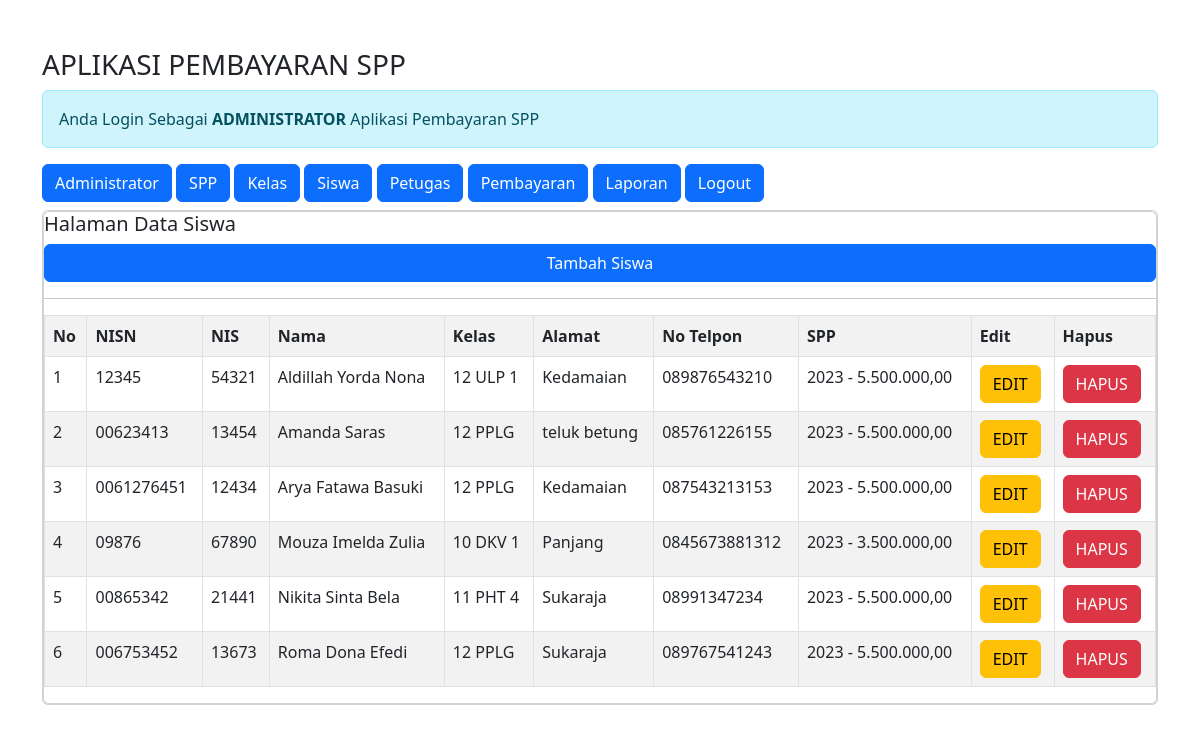
The app's page /pembayaran_ukk/admin/admin.php?url=siswa (signed in) with its own data.
### tables this page shows
CREATE TABLE `siswa` (
  `nisn` char(10) NOT NULL,
  `nis` char(8) NOT NULL,
  `nama` varchar(50) NOT NULL,
  `id_kelas` int(11) NOT NULL,
  `alamat` text NOT NULL,
  `no_telp` varchar(13) NOT NULL,
  `id_spp` int(11) NOT NULL
);

CREATE TABLE `kelas` (
  `id_kelas` int(11) NOT NULL,
  `nama_kelas` varchar(10) NOT NULL,
  `kopetensi_keahlian` varchar(50) NOT NULL
);

CREATE TABLE `spp` (
  `id_spp` int(11) NOT NULL,
  `tahun` int(11) NOT NULL,
  `nominal` int(11) NOT NULL
);

### pembayaran_ukk/admin/siswa.php (the view)
<h5>Halaman Data Siswa</h5>
<a href="?url=tambah-siswa" class="btn btn-primary"> Tambah Siswa </a>
<hr>
<table class="table table-striped table-bordered">
	<tr class="fw-bold">
		<td>No</td>
		<td>NISN</td>
		<td>NIS</td>
		<td>Nama</td>
		<td>Kelas</td>
		<td>Alamat</td>
		<td>No Telpon</td>
		<td>SPP</td>
		<td>Edit</td>
		<td>Hapus</td>
	</tr>
	<?php
	include'../koneksi.php';
	$no = 1;
	$sql = "SELECT*FROM siswa,spp,kelas WHERE siswa.id_kelas=kelas.id_kelas AND siswa.id_spp=spp.id_spp ORDER By nama ASC ";
	$query = mysqli_query($koneksi, $sql);
	foreach ($query as $data){ ?>
		<tr>
			<td><?= $no++; ?></td>
			<td><?= $data['nisn'] ?></td>
			<td><?= $data['nis'] ?></td>
			<td><?= $data['nama'] ?></td>
			<td><?= $data['nama_kelas'] ?></td>
			<td><?= $data['alamat'] ?></td>
			<td><?= $data['no_telp'] ?></td>
			<td><?= $data['tahun'] ?> - <?= number_format($data['nominal'],2,',','.'); ?></td>
			<td>
				<a href="?url=edit-siswa&nisn=<?= $data['nisn'] ?>" class='btn btn-warning'>EDIT</a>
			</td>
			<td>
				<a onclick="return confirm('Apakah Anda Yakin Ingin Menghapus Data')"href="?url=hapus-siswa&nisn=<?= $data['nisn'] ?>" class='btn btn-danger'>HAPUS</a>
			</td>
		</tr>
    <?php } ?>
</table>

### records on screen
siswa: nisn "12345", nis "54321", nama "Aldillah Yorda Nona", id_kelas.nama_kelas "12 ULP 1", alamat "Kedamaian", no_telp "089876543210", id_spp.tahun "2023", id_spp.nominal "5.500.000,00"
siswa: nisn "00623413", nis "13454", nama "Amanda Saras", id_kelas.nama_kelas "12 PPLG", alamat "teluk betung", no_telp "085761226155", id_spp.tahun "2023", id_spp.nominal "5.500.000,00"
siswa: nisn "0061276451", nis "12434", nama "Arya Fatawa Basuki", id_kelas.nama_kelas "12 PPLG", alamat "Kedamaian", no_telp "087543213153", id_spp.tahun "2023", id_spp.nominal "5.500.000,00"
siswa: nisn "09876", nis "67890", nama "Mouza Imelda Zulia", id_kelas.nama_kelas "10 DKV 1", alamat "Panjang", no_telp "0845673881312", id_spp.tahun "2023", id_spp.nominal "3.500.000,00"
siswa: nisn "00865342", nis "21441", nama "Nikita Sinta Bela", id_kelas.nama_kelas "11 PHT 4", alamat "Sukaraja", no_telp "08991347234", id_spp.tahun "2023", id_spp.nominal "5.500.000,00"
siswa: nisn "006753452", nis "13673", nama "Roma Dona Efedi", id_kelas.nama_kelas "12 PPLG", alamat "Sukaraja", no_telp "089767541243", id_spp.tahun "2023", id_spp.nominal "5.500.000,00"
